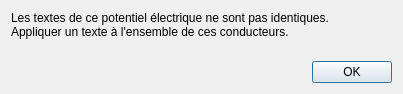
<?xml version="1.0" encoding="UTF-8"?>
<ui version="4.0">
 <class>PotentialTextsDialog</class>
 <widget class="QDialog" name="PotentialTextsDialog">
  <property name="geometry">
   <rect>
    <x>0</x>
    <y>0</y>
    <width>403</width>
    <height>94</height>
   </rect>
  </property>
  <property name="windowTitle">
   <string>Textes de potentiel</string>
  </property>
  <layout class="QVBoxLayout" name="verticalLayout">
   <item>
    <layout class="QVBoxLayout" name="verticalLayout_3">
     <item>
      <widget class="QLabel" name="label">
       <property name="text">
        <string>Les textes de ce potentiel électrique ne sont pas identiques.
Appliquer un texte à l'ensemble de ces conducteurs.</string>
       </property>
      </widget>
     </item>
    </layout>
   </item>
   <item>
    <layout class="QVBoxLayout" name="m_buttons_layout"/>
   </item>
   <item>
    <spacer name="verticalSpacer">
     <property name="orientation">
      <enum>Qt::Vertical</enum>
     </property>
     <property name="sizeHint" stdset="0">
      <size>
       <width>20</width>
       <height>40</height>
      </size>
     </property>
    </spacer>
   </item>
   <item>
    <widget class="QDialogButtonBox" name="buttonBox">
     <property name="orientation">
      <enum>Qt::Horizontal</enum>
     </property>
     <property name="standardButtons">
      <set>QDialogButtonBox::Ok</set>
     </property>
    </widget>
   </item>
  </layout>
 </widget>
 <resources/>
 <connections>
  <connection>
   <sender>buttonBox</sender>
   <signal>accepted()</signal>
   <receiver>PotentialTextsDialog</receiver>
   <slot>accept()</slot>
   <hints>
    <hint type="sourcelabel">
     <x>248</x>
     <y>254</y>
    </hint>
    <hint type="destinationlabel">
     <x>157</x>
     <y>274</y>
    </hint>
   </hints>
  </connection>
  <connection>
   <sender>buttonBox</sender>
   <signal>rejected()</signal>
   <receiver>PotentialTextsDialog</receiver>
   <slot>reject()</slot>
   <hints>
    <hint type="sourcelabel">
     <x>316</x>
     <y>260</y>
    </hint>
    <hint type="destinationlabel">
     <x>286</x>
     <y>274</y>
    </hint>
   </hints>
  </connection>
 </connections>
</ui>
